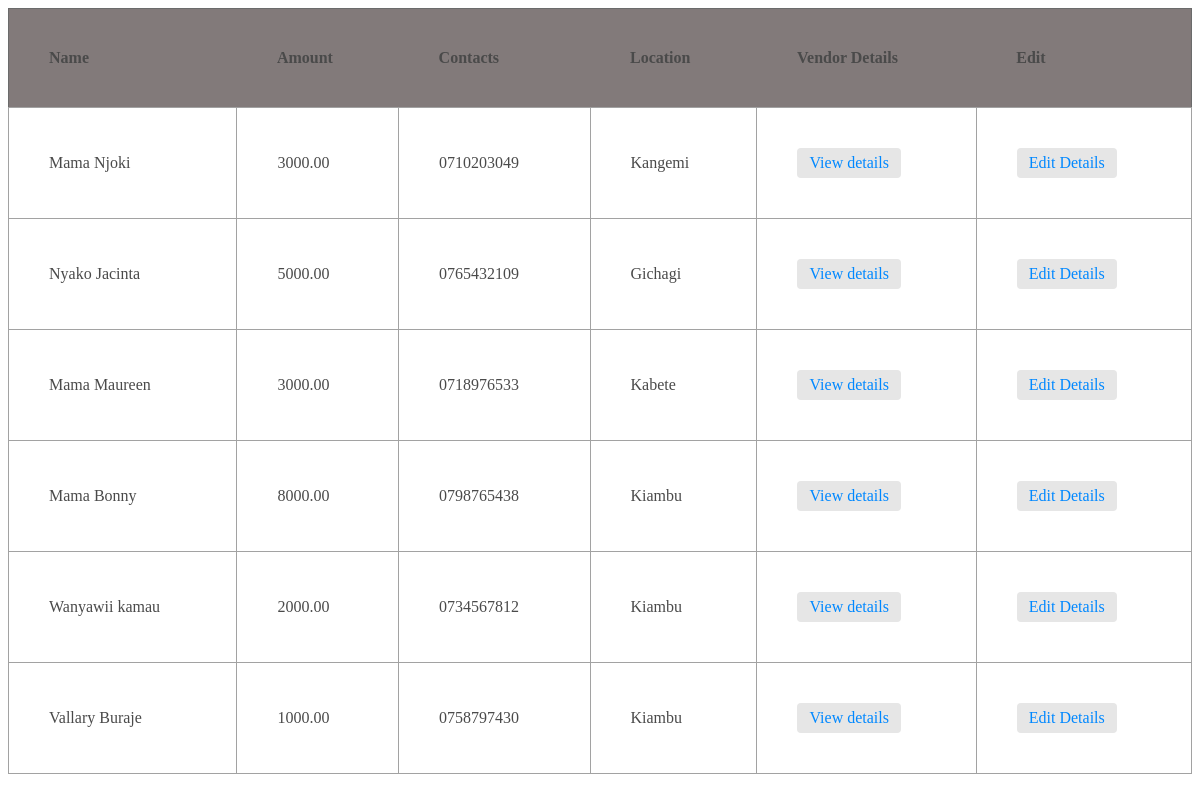
Screenshot of /vendor/vendor/list with the database file from the repository.
### vendor/models.py (models this page shows, shortened)
class Vendor(models.Model):
    name = models.CharField (max_length=32)
    amount= models.DecimalField(max_digits=6,decimal_places=2)
    contacts = models.CharField (max_length=32)
    location= models.CharField (max_length=32)
    password = models.PositiveBigIntegerField()
    date_created = models.DateTimeField(auto_now_add=True)
    date_updated = models.DateTimeField(auto_now=True)

### vendor/views.py (the view)
# urls.py: path("vendor/list", vendor_list, name="vendor_list_view"),
def vendor_list(request):
    vendor = Vendor.objects.all()
    return render (request, "vendor/vendor_list.html", {"vendors":vendor})

### templates/vendor/vendor_list.html (shortened to what this page needs)
<!DOCTYPE html>
<html lang="en">
<head>
    {% load static %}
    <link rel="stylesheet" href="{% static 'inventory/product_list.css' %}">
</head>
<body>
     <table >
        <thead >
            <tr>
                <th >Name</th>
                <th >Amount</th>
                <th >Contacts</th>
                <th >Location</th>
                <th>Vendor Details</th>
                <th>Edit</th>
            </tr>
        </thead>
        <tbody>
            {% for vendor in vendors %}
            <tr>
                <td >{{ vendor.name }}</td>
                <td >{{ vendor.amount }}</td>
                <td >{{ vendor.contacts}}</td>
                <td >{{ vendor.location }}</td>
                <td>
                    <a href="{% url 'vendor_detail_view' id=vendor.id %}">View details</a>
                </td>
                <td>
                    <a href="{% url 'vendor_edit_view' id=vendor.id %}">Edit Details</a>
                </td>
            </tr>
            {%endfor%}
        </tbody>
    </table>
</body>
</html>

### inventory/static/inventory/product_list.css (style rules this page uses)
table { width: 100%; border-collapse: collapse; border: 1px solid #6B6B6B; color: #4A4A4A; }
th { background-color: #827a7a; padding: 12px; text-align: left; font-weight: bold; padding: 40px; }
td { padding: 10px; border: 1px solid #A2A2A2; padding: 40px; }
td a { display: inline-block; padding: 6px 12px; text-align: center; text-decoration: none; color: #0088FF; border-radius: 4px; background-color: #E6E6E6; transition: background-color 0.2s ease; }

### rows the page displays
Vendor: name "Mama Njoki", amount "3000.00", contacts "0710203049", location "Kangemi"
Vendor: name "Nyako Jacinta", amount "5000.00", contacts "0765432109", location "Gichagi"
Vendor: name "Mama Maureen", amount "3000.00", contacts "0718976533", location "Kabete"
Vendor: name "Mama Bonny", amount "8000.00", contacts "0798765438", location "Kiambu"
Vendor: name "Wanyawii kamau", amount "2000.00", contacts "0734567812", location "Kiambu"
Vendor: name "Vallary Buraje", amount "1000.00", contacts "0758797430", location "Kiambu"
